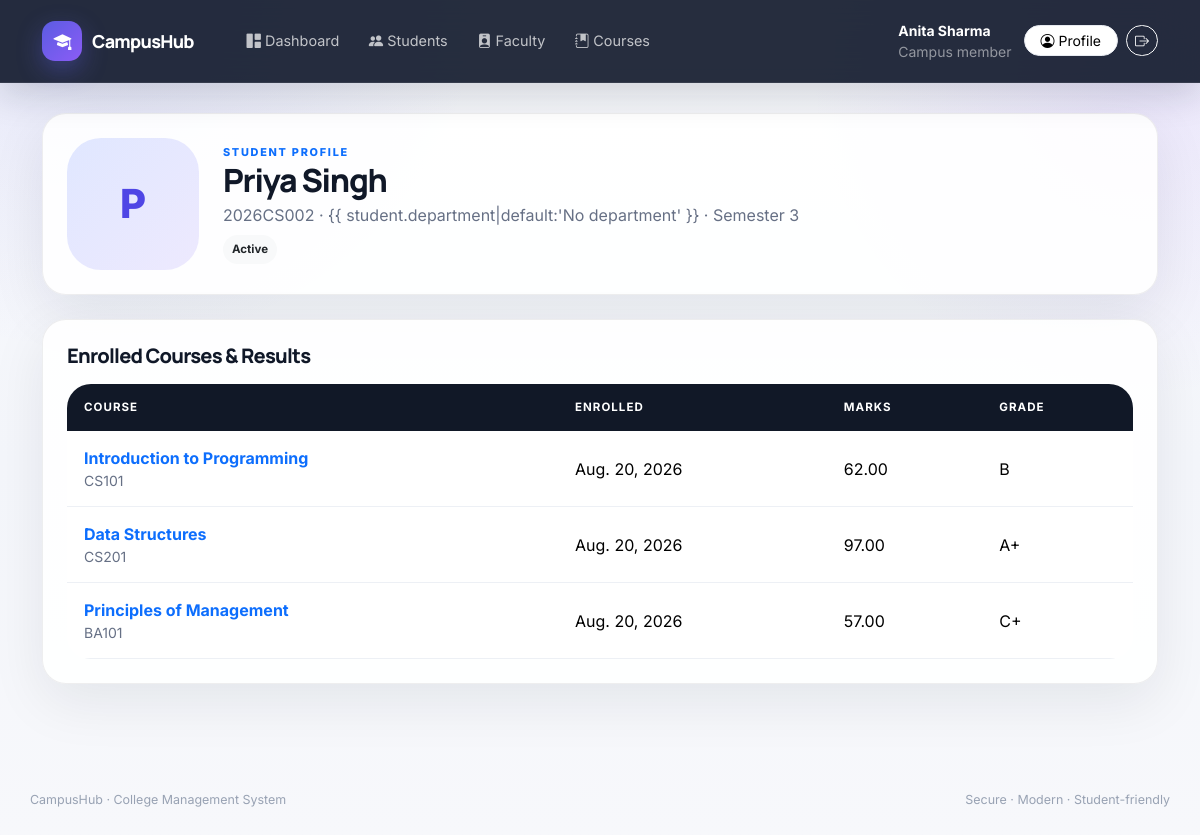
Screenshot of /students/2/ (signed in) with the database file from the repository.
### core/models.py (models this page shows, shortened)
class Student(models.Model):
    GENDER_CHOICES = [
        ("M", "Male"),
        ("F", "Female"),
        ("O", "Other"),
    ]
    STATUS_CHOICES = [
        ("ACTIVE", "Active"),
        ("GRADUATED", "Graduated"),
        ("SUSPENDED", "Suspended"),
        ("DROPPED", "Dropped"),
    ]
    user = models.OneToOneField(
        User,
        on_delete=models.CASCADE,
        related_name="student_profile"
    )
    roll_number = models.CharField(
        max_length=20,
        unique=True
    )
    department = models.ForeignKey(
        Department,
        on_delete=models.SET_NULL,
        null=True,
        related_name="students"
    )
    date_of_birth = models.DateField(
        null=True,
        blank=True
    )
    gender = models.CharField(
        max_length=1,
        choices=GENDER_CHOICES,
        blank=True
    )
    phone = models.CharField(
        max_length=15,
        blank=True
    )
    address = models.TextField(blank=True)
    admission_date = models.DateField(
        default=timezone.now
    )
    current_semester = models.PositiveSmallIntegerField(
        default=1,
        validators=[
            MinValueValidator(1),
            MaxValueValidator(8)
        ]
    )
    status = models.CharField(
        max_length=10,
        choices=STATUS_CHOICES,
        default="ACTIVE"
    )
    photo = CloudinaryField(
        "image"
    )
    class Meta:
        ordering = ["roll_number"]

class Enrollment(models.Model):
    student = models.ForeignKey(
        Student,
        on_delete=models.CASCADE,
        related_name="enrollments"
    )
    course = models.ForeignKey(
        Course,
        on_delete=models.CASCADE,
        related_name="enrollments"
    )
    enrolled_on = models.DateField(
        default=timezone.now
    )
    class Meta:
        unique_together = ("student", "course")
        ordering = ["-enrolled_on"]

class Course(models.Model):
    code = models.CharField(max_length=15, unique=True)
    name = models.CharField(max_length=150)
    department = models.ForeignKey(
        Department,
        on_delete=models.CASCADE,
        related_name="courses"
    )
    credits = models.PositiveSmallIntegerField(default=3)
    semester = models.PositiveSmallIntegerField(
        validators=[
            MinValueValidator(1),
            MaxValueValidator(8)
        ]
    )
    faculty = models.ForeignKey(
        Faculty,
        on_delete=models.SET_NULL,
        null=True,
        blank=True,
        related_name="courses_taught"
    )
    description = models.TextField(blank=True)
    cover_image = CloudinaryField("cover_image")
    class Meta:
        ordering = ["semester", "code"]

class Result(models.Model):
    GRADE_CHOICES = [
        ("A+", "A+"),
        ("A", "A"),
        ("B+", "B+"),
        ("B", "B"),
        ("C+", "C+"),
        ("C", "C"),
        ("D", "D"),
        ("F", "F"),
    ]
    enrollment = models.OneToOneField(
        Enrollment,
        on_delete=models.CASCADE,
        related_name="result"
    )
    marks_obtained = models.DecimalField(
        max_digits=5,
        decimal_places=2,
        validators=[
            MinValueValidator(0),
            MaxValueValidator(100)
        ]
    )
    grade = models.CharField(
        max_length=2,
        choices=GRADE_CHOICES,
        blank=True
    )
    remarks = models.CharField(
        max_length=200,
        blank=True
    )
    published_on = models.DateField(
        default=timezone.now
    )

### core/views.py (the view)
# urls.py: path("students/<int:pk>/", views.student_detail, name="student_detail"),
@login_required
def student_detail(request, pk):
    student = get_object_or_404(Student, pk=pk)
    enrollments = student.enrollments.select_related("course", "result").all()
    return render(request, "core/student_detail.html", {"student": student, "enrollments": enrollments})

### core/templates/core/student_detail.html (shortened to what this page needs)
{% extends "core/base.html" %} {% block title %}{{ student.roll_number }} ·CampusHub{% endblock %} {% block content %}
<div class="card-modern p-4 mb-4 reveal">
  <div class="d-flex flex-column flex-md-row align-items-md-center gap-4">
    {% if student.photo %}
    <img
      src="{{ student.photo.url }}"
      class="profile-img-lg"
      alt="{{ student.user.get_full_name }}"
    />
    {% else %}
    <div class="avatar-fallback avatar-lg">
      {{ student.user.first_name|first|upper }}
    </div>
    {% endif %}
    <div>
      <div class="eyebrow text-primary">Student profile</div>
      <h2 class="section-title mb-1">
        {{ student.user.get_full_name|default:student.user.username }}
      </h2>
      <p class="muted mb-2">
        {{ student.roll_number }} · {{ student.department|default:'No
        department' }} · Semester {{ student.current_semester }}
      </p>
      <span class="badge-soft bg-light text-dark"
        >{{ student.get_status_display }}</span
      >
    </div>
  </div>
</div>
<div class="card-modern p-4 reveal delay-1">
  <h5 class="section-title">Enrolled Courses & Results</h5>
  <div class="data-table table-responsive mt-3">
    <table class="table">
      <thead>
        <tr>
          <th>Course</th>
          <th>Enrolled</th>
          <th>Marks</th>
          <th>Grade</th>
        </tr>
      </thead>
      <tbody>
        {% for e in enrollments %}
        <tr>
          <td>
            <a
              class="fw-bold text-decoration-none"
              href="{% url 'core:course_detail' e.course.pk %}"
            >
              {{ e.course.name }}
            </a>
            <div class="small muted">{{ e.course.code }}</div>
          </td>
          <td>{{ e.enrolled_on }}</td>
          <td>{{ e.result.marks_obtained|default:'-' }}</td>
          <td>{{ e.result.grade|default:'-' }}</td>
        </tr>
        {% empty %}
        <tr>
          <td colspan="4" class="empty-state muted">No enrollments yet.</td>
        </tr>
        {% endfor %}
      </tbody>
    </table>
  </div>
</div>
{% endblock %}

### core/templates/core/base.html (shortened to what this page needs)
<!DOCTYPE html>
<html lang="en">
<head>
  <link href="https://cdn.jsdelivr.net/npm/bootstrap@5.3.3/dist/css/bootstrap.min.css" rel="stylesheet">
  <link href="https://cdn.jsdelivr.net/npm/bootstrap-icons@1.11.3/font/bootstrap-icons.css" rel="stylesheet">
  {% load static %}<link rel="stylesheet" href="{% static 'css/app.css' %}">
</head>
<body>
{% if user.is_authenticated %}
<nav class="navbar navbar-expand-lg navbar-dark app-nav sticky-top">
  <div class="container py-2">
    <a class="navbar-brand brand d-flex align-items-center" href="{% url 'core:dashboard' %}"><span class="brand-mark"><i class="bi bi-mortarboard-fill"></i></span>CampusHub</a>
    <div class="collapse navbar-collapse" id="navMenu">
      <ul class="navbar-nav me-auto ms-lg-4 gap-lg-1">
        <li class="nav-item"><a class="nav-link" href="{% url 'core:dashboard' %}"><i class="bi bi-grid-1x2-fill me-1"></i>Dashboard</a></li>
        <li class="nav-item"><a class="nav-link" href="{% url 'core:student_list' %}"><i class="bi bi-people-fill me-1"></i>Students</a></li>
        <li class="nav-item"><a class="nav-link" href="{% url 'core:faculty_list' %}"><i class="bi bi-person-badge-fill me-1"></i>Faculty</a></li>
        <li class="nav-item"><a class="nav-link" href="{% url 'core:course_list' %}"><i class="bi bi-journal-bookmark-fill me-1"></i>Courses</a></li>
      </ul>
      <div class="d-flex align-items-center gap-2 mt-3 mt-lg-0">
        <div class="d-none d-sm-block text-white small me-1"><div class="fw-bold">{{ user.get_full_name|default:user.username }}</div><div class="opacity-50">{% if user.is_staff %}Administrator{% else %}Campus member{% endif %}</div></div>
        {% if user.student_profile or user.faculty_profile %}<a href="{% url 'core:profile' %}" class="btn btn-sm btn-light rounded-pill px-3"><i class="bi bi-person-circle me-1"></i>Profile</a>{% endif %}
        <form action="{% url 'logout' %}" method="post" class="d-inline">{% csrf_token %}<button class="btn btn-sm btn-outline-light rounded-pill" type="submit" title="Sign out"><i class="bi bi-box-arrow-right"></i></button></form>
      </div>
    </div>
  </div>
</nav>
{% endif %}
<main class="container page-wrap pb-5">
  {% block content %}{% endblock %}
</main>
<footer class="container footer">CampusHub · College Management System <span class="float-end">Secure · Modern · Student-friendly</span></footer>
</body></html>

### static/css/app.css (style rules this page uses)
:root { --ink:#101828;--muted:#667085;--line:#e7eaf0;--primary:#5b5ce2;--primary2:#8b5cf6;--cyan:#06b6d4;--success:#12b76a;--danger:#f04438;--surface:#fff;--bg:#f4f6fb;--dark:#111827;--shadow:0 18px 55px rgba(16,24,40,.08) }
* { box-sizing:border-box }
html { scroll-behavior:smooth }
body { margin:0;font-family:Inter,system-ui,sans-serif;background:radial-gradient(circle at 8% -5%,rgba(91,92,226,.14),transparent 28%),radial-gradient(circle at 95% 8%,rgba(139,92,246,.12),transparent 24%),linear-gradient(180deg,#f8f9fc 0%,var(--bg) 55%,#f7f8fb 100%);color:var(--ink);min-height:100vh }
a { text-decoration:none }
.page-wrap { padding-top:30px;min-height:calc(100vh - 120px) }
.app-nav { background:rgba(15,23,42,.90)!important;border-bottom:1px solid rgba(255,255,255,.08);backdrop-filter:blur(18px);box-shadow:0 12px 35px rgba(15,23,42,.16) }
.brand { font-family:Manrope,sans-serif;font-size:1.12rem;font-weight:800;letter-spacing:-.04em }
.brand-mark { width:40px;height:40px;border-radius:13px;display:inline-grid;place-items:center;background:linear-gradient(135deg,var(--primary),var(--primary2));box-shadow:0 9px 25px rgba(91,92,226,.38);margin-right:10px }
.nav-link { font-size:.9rem;color:rgba(255,255,255,.72)!important;border-radius:12px;padding:.65rem .8rem!important;transition:.22s }
.eyebrow { text-transform:uppercase;letter-spacing:.16em;font-size:.68rem;font-weight:800 }
.card-modern { border:1px solid rgba(16,24,40,.07);border-radius:24px;background:rgba(255,255,255,.90);box-shadow:var(--shadow);transition:transform .25s ease,box-shadow .25s ease,border-color .25s ease }
.section-title { font-family:Manrope,sans-serif;font-weight:800;letter-spacing:-.04em }
.muted { color:var(--muted)!important }
.avatar-fallback { display:grid;place-items:center;background:linear-gradient(135deg,#e0e7ff,#ede9fe);color:#4f46e5;font-weight:800 }
.avatar-lg { width:132px;height:132px;border-radius:34px;font-size:2.5rem }
.data-table { overflow:hidden;border-radius:24px }
.data-table table { margin:0 }
.data-table thead th { background:#111827;color:#fff;border:0;padding:15px 17px;font-size:.72rem;text-transform:uppercase;letter-spacing:.09em;white-space:nowrap }
.data-table tbody td { padding:15px 17px;border-color:#edf0f5;vertical-align:middle }
.data-table tbody tr { transition:.18s }
.badge-soft { display:inline-flex;align-items:center;gap:5px;padding:.48em .78em;border-radius:999px;font-weight:700;font-size:.72rem }
.btn-light { border-color:#e7eaf0!important;background:#fff!important }
.footer { color:#98a2b3;font-size:.78rem;padding:28px 0 }
.reveal { animation:rise .55s ease both }
.delay-1 { animation-delay:.08s }

### rows the page displays
Student: user.first_name|first "P", user.get_full_name "Priya Singh", roll_number "2026CS002", current_semester "3", status "Active"
Enrollment: course.name "Introduction to Programming", course.code "CS101", enrolled_on "Aug. 20, 2026", result.marks_obtained "62.00", result.grade "B"
Enrollment: course.name "Data Structures", course.code "CS201", enrolled_on "Aug. 20, 2026", result.marks_obtained "97.00", result.grade "A+"
Enrollment: course.name "Principles of Management", course.code "BA101", enrolled_on "Aug. 20, 2026", result.marks_obtained "57.00", result.grade "C+"

### other values shown
{{ user.get_full_name|default:user.username }} "Anita Sharma"
